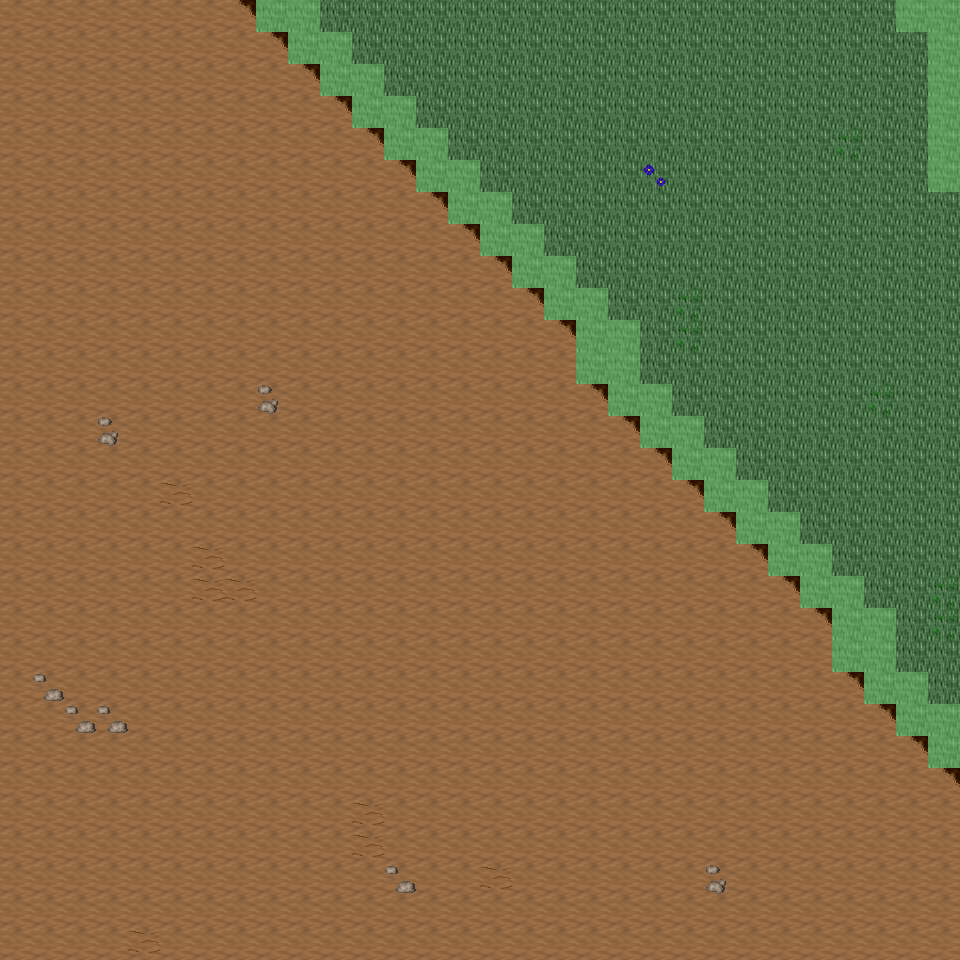

A level layout from a 2D game, rendered from its tile map. Below: a short description, then the map file with tile-grid data replaced by summaries:
An orthogonal 30x30 tile map with 32x32 px tiles, 6 tile layers (Ground, Object, Object2, Above, ...), 29 tilesets and 6 objects (6x mapExit).

<map version="1.0" orientation="orthogonal" renderorder="right-down" width="30" height="30" tilewidth="32" tileheight="32" nextobjectid="7">
  <tileset firstgid="1" name="tileset_ground_ground" tilewidth="32" tileheight="32" tilecount="33" columns="3">
    <image source="../drawable/tileset_ground_ground.png" width="96" height="352" />
  </tileset>
  <tileset firstgid="34" name="tileset_ground_ridge_earth_dark" tilewidth="32" tileheight="32" tilecount="96" columns="12">
    <image source="../drawable/tileset_ground_ridge_earth_dark.png" width="384" height="256" />
  </tileset>
  <tileset firstgid="130" name="tileset_ground_rock_pebbles" tilewidth="32" tileheight="32" tilecount="3" columns="1">
    <image source="../drawable/tileset_ground_rock_pebbles.png" width="32" height="96" />
  </tileset>
  <tileset firstgid="133" name="tileset_ground_ladder_steps" tilewidth="32" tileheight="32" tilecount="6" columns="3">
    <image source="../drawable/tileset_ground_ladder_steps.png" width="96" height="64" />
  </tileset>
  <tileset firstgid="139" name="tileset_ground_grass_edges" tilewidth="32" tileheight="32" tilecount="36" columns="12">
    <image source="../drawable/tileset_ground_grass_edges.png" width="384" height="96" />
  </tileset>
  <tileset firstgid="175" name="tileset_ground_grass_corners" tilewidth="32" tileheight="32" tilecount="24" columns="6">
    <image source="../drawable/tileset_ground_grass_corners.png" width="192" height="128" />
  </tileset>
  <tileset firstgid="199" name="tileset_ground_earth_edges" tilewidth="32" tileheight="32" tilecount="18" columns="6">
    <image source="../drawable/tileset_ground_earth_edges.png" width="192" height="96" />
  </tileset>
  <tileset firstgid="217" name="tileset_plant_flower_daisy_white" tilewidth="32" tileheight="32" tilecount="8" columns="2">
    <image source="../drawable/tileset_plant_flower_daisy_white.png" width="64" height="128" />
  </tileset>
  <tileset firstgid="225" name="tileset_item_corpse_huge_animal" tilewidth="32" tileheight="32" tilecount="16" columns="2">
    <image source="../drawable/tileset_item_corpse_huge_animal.png" width="64" height="256" />
  </tileset>
  <tileset firstgid="241" name="tileset_plant_grasses" tilewidth="32" tileheight="32" tilecount="6" columns="3">
    <image source="../drawable/tileset_plant_grasses.png" width="96" height="64" />
  </tileset>
  <tileset firstgid="247" name="tileset_plant_flower_daisy_blue" tilewidth="32" tileheight="32" tilecount="8" columns="2">
    <image source="../drawable/tileset_plant_flower_daisy_blue.png" width="64" height="128" />
  </tileset>
  <tileset firstgid="255" name="tileset_plant_flower_daisy_yellow" tilewidth="32" tileheight="32" tilecount="8" columns="2">
    <image source="../drawable/tileset_plant_flower_daisy_yellow.png" width="64" height="128" />
  </tileset>
  <tileset firstgid="263" name="tileset_plant_flower_daisy_red" tilewidth="32" tileheight="32" tilecount="8" columns="2">
    <image source="../drawable/tileset_plant_flower_daisy_red.png" width="64" height="128" />
  </tileset>
  <tileset firstgid="271" name="tileset_plant_bush_bushes" tilewidth="32" tileheight="32" tilecount="10" columns="5">
    <image source="../drawable/tileset_plant_bush_bushes.png" width="160" height="64" />
  </tileset>
  <tileset firstgid="281" name="tileset_plant_stump_stump_brown" tilewidth="32" tileheight="32" tilecount="4" columns="2">
    <image source="../drawable/tileset_plant_stump_stump_brown.png" width="64" height="64" />
  </tileset>
  <tileset firstgid="285" name="tileset_logic_creature_orc" tilewidth="32" tileheight="32" tilecount="6" columns="6">
    <image source="../drawable/tileset_logic_creature_orc.png" width="192" height="32" />
  </tileset>
  <tileset firstgid="291" name="tileset_logic_creature_gnome" tilewidth="32" tileheight="32" tilecount="6" columns="6">
    <image source="../drawable/tileset_logic_creature_gnome.png" width="192" height="32" />
  </tileset>
  <tileset firstgid="297" name="tileset_logic_portal" tilewidth="32" tileheight="32" tilecount="24" columns="8">
    <image source="../drawable/tileset_logic_portal.png" width="256" height="96" />
  </tileset>
  <tileset firstgid="321" name="tileset_logic_creature_animal" tilewidth="32" tileheight="32" tilecount="32" columns="8">
    <image source="../drawable/tileset_logic_creature_animal.png" width="256" height="128" />
  </tileset>
  <tileset firstgid="353" name="tileset_logic_collision" tilewidth="32" tileheight="32" tilecount="1" columns="1">
    <image source="../drawable/tileset_logic_collision.png" width="32" height="32" />
  </tileset>
  <tileset firstgid="354" name="tileset_plant_tree_dead_tree_5" tilewidth="32" tileheight="32" tilecount="20" columns="4">
    <image source="../drawable/tileset_plant_tree_dead_tree_5.png" width="128" height="160" />
  </tileset>
  <tileset firstgid="374" name="tileset_plant_tree_dead_tree_6" tilewidth="32" tileheight="32" tilecount="20" columns="4">
    <image source="../drawable/tileset_plant_tree_dead_tree_6.png" width="128" height="160" />
  </tileset>
  <tileset firstgid="394" name="tileset_plant_tree_dead_tree_7" tilewidth="32" tileheight="32" tilecount="20" columns="4">
    <image source="../drawable/tileset_plant_tree_dead_tree_7.png" width="128" height="160" />
  </tileset>
  <tileset firstgid="414" name="tileset_plant_bush_large_dead" tilewidth="32" tileheight="32" tilecount="2" columns="1">
    <image source="../drawable/tileset_plant_bush_large_dead.png" width="32" height="64" />
  </tileset>
  <tileset firstgid="416" name="tileset_plant_bush_large_wide_dead" tilewidth="32" tileheight="32" tilecount="4" columns="2">
    <image source="../drawable/tileset_plant_bush_large_wide_dead.png" width="64" height="64" />
  </tileset>
  <tileset firstgid="420" name="tileset_plant_grasses_wildland" tilewidth="32" tileheight="32" tilecount="4" columns="4">
    <image source="../drawable/tileset_plant_grasses_wildland.png" width="128" height="32" />
  </tileset>
  <tileset firstgid="424" name="tileset_object_skullsonspikes_l" tilewidth="32" tileheight="32" tilecount="12" columns="4">
    <image source="../drawable/tileset_object_skullsonspikes_l.png" width="128" height="96" />
  </tileset>
  <tileset firstgid="436" name="tileset_object_skullsonspikes_r" tilewidth="32" tileheight="32" tilecount="12" columns="4">
    <image source="../drawable/tileset_object_skullsonspikes_r.png" width="128" height="96" />
  </tileset>
  <tileset firstgid="448" name="tileset_logic_item_herb" tilewidth="32" tileheight="32" tilecount="5" columns="5">
    <image source="../drawable/tileset_logic_item_herb.png" width="160" height="32" />
  </tileset>
  <layer name="Ground" width="30" height="30">
    <data>[900 cells, 900 non-empty, 3 distinct tile ids]</data>
  </layer>
  <layer name="Object" width="30" height="30">
    <data>[900 cells, 79 non-empty, 9 distinct tile ids]</data>
  </layer>
  <layer name="Object2" width="30" height="30">
    <data>[900 cells, 22 non-empty, 5 distinct tile ids]</data>
  </layer>
  <layer name="Above" width="30" height="30">
    <data>[900 cells, 0 non-empty, 0 distinct tile ids]</data>
  </layer>
  <layer name="Above2" width="30" height="30">
    <data>[900 cells, 0 non-empty, 0 distinct tile ids]</data>
  </layer>
  <layer name="Walkable" width="30" height="30">
    <data>[900 cells, 54 non-empty, 1 distinct tile ids]</data>
  </layer>
  <objectgroup name="MapEvents">
    <object id="1" name="north" type="mapExit" x="0" y="0" width="256" height="32">
      <properties>
        <property name="map" value="level_0_x86_y61" />
        <property name="x" value="0" />
        <property name="y" value="28" />
      </properties>
    </object>
    </objectgroup>
</map>
<!-- 5 of 6 objects omitted -->
